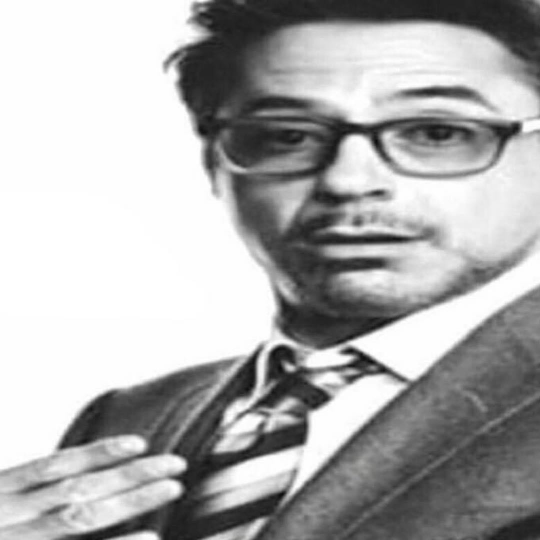
#> input picture arts/bruh/images/c1 w100 bruh.png, 1080 x 1080 px (shown at 1/2 size); its folder holds only this picture in this run
$ python main.py
#> lines starting #> are read from the running program, lines starting #| are printed output that depends on the picture
from PIL import Image, ImageEnhance, ImageOps
import easygui
import os


def get_b(p):
    r, g, b = p
    return 0.2126 * r + 0.7152 * g + 0.0722 * b


input_file = easygui.fileopenbox()
#> the answer given: arts/bruh/images/c1 w100 bruh.png


k = int(input('width: '))
#> the answer given: 100
name = input('name: ')
#> the answer given: arts/bruh/images/c2 w100 bruh.png
attempts = int(input('attempts: '))
#> the answer given: 3
x = int(input('x: '))
#> the answer given: 3
characters = """¶@ØÆMåBNÊßÔR#8Q&mÃ0À$GXZA5ñk2S%±3Fz¢yÝCJf1t7ªLc¿+?(r/¤²!*;"^:,'.` """


with Image.open(input_file) as image:

#> image is the input picture: PIL image 1080x1080 RGB; mean R, G, B 174, 174, 174
    if os.path.exists(f"arts/{name}"):
        pass
    else:
        os.mkdir(f"arts/{name}")
        os.mkdir(f"arts/{name}/images")
        os.mkdir(f"arts/{name}/results")

    original = ImageOps.exif_transpose(image)
    original.save(f'arts/{name}/images/orig {name}.png')
    enhancer = ImageEnhance.Contrast(original)

    for h in range(attempts):
        enh_image = enhancer.enhance(h+1)
        resized_image = enh_image.resize((k, original.height//(original.width//k)))
        px = resized_image.load()

        with open(f"arts/{name}/results/c{h+1} w{k} {name} x{x}.txt", "w", encoding="utf-8") as t:
            for i in range(resized_image.height):
                for j in range(resized_image.width):
                    y = get_b(px[j, i])
                    t.write(characters[int(y//(255/len(characters)))]*x)
                t.write("\n")
        enh_image.save(f'arts/{name}/images/c{h+1} w{k} {name}.png')
#> this loop made 3 passes
#> pass 1, `resized_image = enh_image.resize((k, original.height//(original.width/..`:
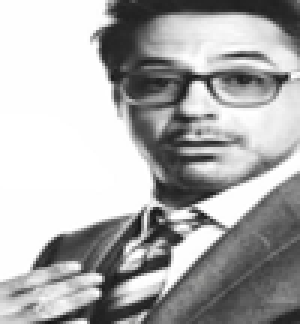
#> resized_image: PIL image 100x108 RGB (shown 3 times larger); mean R, G, B 174, 174, 174
#> pass 2, `enh_image = enhancer.enhance(h+1)`:
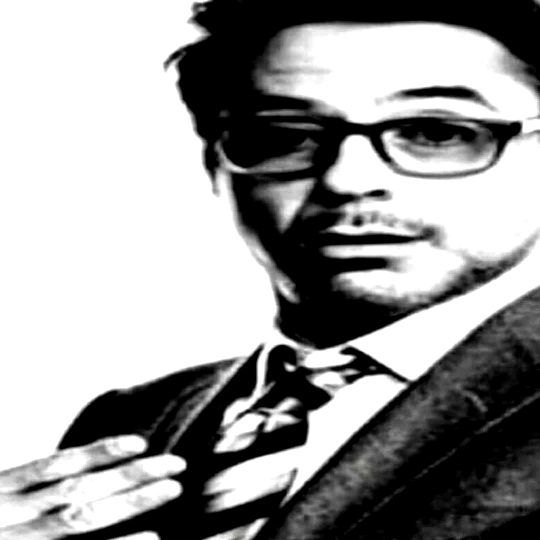
#> enh_image: PIL image 1080x1080 RGB (shown at 1/2 size); mean R, G, B 155.3, 155.3, 155.3
#> pass 2, `resized_image = enh_image.resize((k, original.height//(original.width/..`:
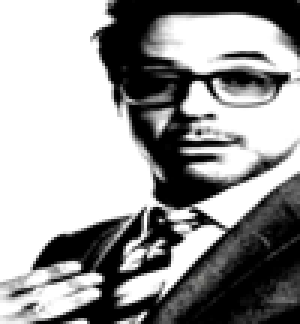
#> resized_image: PIL image 100x108 RGB (shown 3 times larger); mean R, G, B 155.3, 155.3, 155.3
#> pass 3, `enh_image = enhancer.enhance(h+1)`:
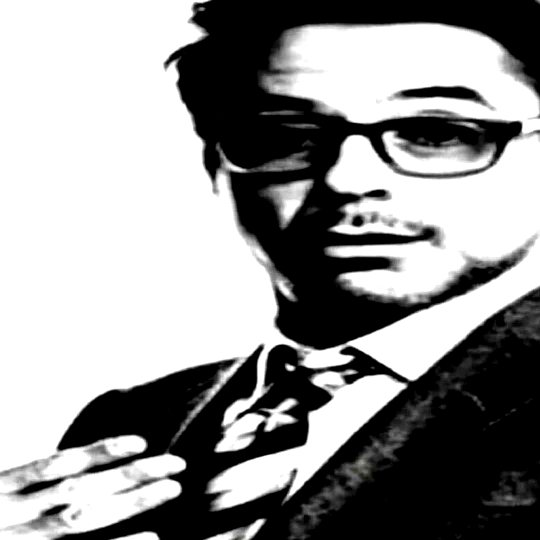
#> enh_image: PIL image 1080x1080 RGB (shown at 1/2 size); mean R, G, B 149.9, 149.9, 149.9

    print('\nDone')
    print(f'\nResults saved in arts/{name}')
    final = os.path.abspath(f"arts/{name}")
    os.system(f"explorer {final}")
